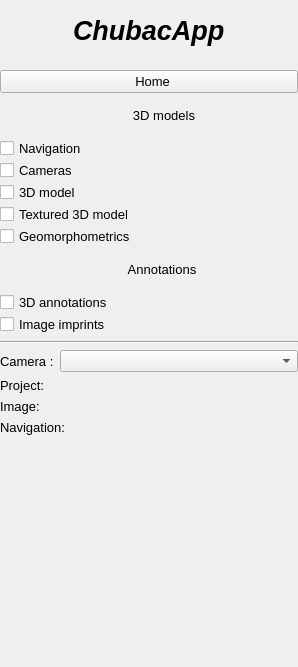
       <widget class="QWidget" name="scrollAreaWidgetContents">
        <property name="geometry">
         <rect>
          <x>0</x>
          <y>0</y>
          <width>298</width>
          <height>667</height>
         </rect>
        </property>
        <layout class="QGridLayout" name="gridLayout">
         <property name="leftMargin">
          <number>0</number>
         </property>
         <property name="topMargin">
          <number>0</number>
         </property>
         <property name="rightMargin">
          <number>0</number>
         </property>
         <property name="bottomMargin">
          <number>0</number>
         </property>
         <property name="spacing">
          <number>0</number>
         </property>
         <item row="0" column="0">
          <widget class="QWidget" name="logoWidget" native="true">
           <property name="minimumSize">
            <size>
             <width>0</width>
             <height>60</height>
            </size>
           </property>
           <layout class="QHBoxLayout" name="horizontalLayout">
            <property name="leftMargin">
             <number>0</number>
            </property>
            <property name="topMargin">
             <number>0</number>
            </property>
            <property name="rightMargin">
             <number>0</number>
            </property>
            <property name="bottomMargin">
             <number>0</number>
            </property>
            <item>
             <spacer name="horizontalSpacer">
              <property name="orientation">
               <enum>Qt::Horizontal</enum>
              </property>
              <property name="sizeHint" stdset="0">
               <size>
                <width>40</width>
                <height>20</height>
               </size>
              </property>
             </spacer>
            </item>
            <item>
             <widget class="QLabel" name="companyName">
              <property name="font">
               <font>
                <pointsize>20</pointsize>
                <weight>75</weight>
                <italic>true</italic>
                <bold>true</bold>
               </font>
              </property>
              <property name="text">
               <string>ChubacApp</string>
              </property>
             </widget>
            </item>
            <item>
             <spacer name="horizontalSpacer_2">
              <property name="orientation">
               <enum>Qt::Horizontal</enum>
              </property>
              <property name="sizeHint" stdset="0">
               <size>
                <width>40</width>
                <height>20</height>
               </size>
              </property>
             </spacer>
            </item>
           </layout>
          </widget>
         </item>
         <item row="1" column="0">
          <widget class="QWidget" name="menuWidget" native="true">
           <layout class="QVBoxLayout" name="verticalLayout_3">
            <property name="spacing">
             <number>6</number>
            </property>
            <property name="leftMargin">
             <number>0</number>
            </property>
            <property name="topMargin">
             <number>10</number>
            </property>
            <property name="rightMargin">
             <number>0</number>
            </property>
            <property name="bottomMargin">
             <number>10</number>
            </property>
            <item>
             <widget class="QWidget" name="homeWidget" native="true">
              <layout class="QHBoxLayout" name="horizontalLayout_2">
               <property name="spacing">
                <number>0</number>
               </property>
               <property name="leftMargin">
                <number>0</number>
               </property>
               <property name="topMargin">
                <number>0</number>
               </property>
               <property name="rightMargin">
                <number>0</number>
               </property>
               <property name="bottomMargin">
                <number>0</number>
               </property>
               <item>
                <widget class="QPushButton" name="pushButton">
                 <property name="font">
                  <font>
                   <pointsize>10</pointsize>
                  </font>
                 </property>
                 <property name="text">
                  <string>  Home</string>
                 </property>
                 <property name="icon">
                  <iconset>
                   <disabledon>:/icons/home-4-48.ico</disabledon>
                  </iconset>
                 </property>
                 <property name="checkable">
                  <bool>false</bool>
                 </property>
                 <property name="checked">
                  <bool>false</bool>
                 </property>
                 <property name="flat">
                  <bool>false</bool>
                 </property>
                </widget>
               </item>
              </layout>
             </widget>
            </item>
            <item>
             <widget class="QWidget" name="widget" native="true">
              <layout class="QHBoxLayout" name="horizontalLayout_3">
               <property name="spacing">
                <number>10</number>
               </property>
               <property name="leftMargin">
                <number>15</number>
               </property>
               <property name="topMargin">
                <number>5</number>
               </property>
               <property name="rightMargin">
                <number>15</number>
               </property>
               <property name="bottomMargin">
                <number>5</number>
               </property>
               <item>
                <widget class="QLabel" name="label_2">
                 <property name="minimumSize">
                  <size>
                   <width>20</width>
                   <height>20</height>
                  </size>
                 </property>
                 <property name="maximumSize">
                  <size>
                   <width>20</width>
                   <height>20</height>
                  </size>
                 </property>
                 <property name="text">
                  <string/>
                 </property>
                 <property name="pixmap">
                  <pixmap resource="icons/resource.qrc">:/icons/model_icon_48.ico</pixmap>
                 </property>
                 <property name="scaledContents">
                  <bool>true</bool>
                 </property>
                </widget>
               </item>
               <item>
                <widget class="QPushButton" name="pushButton_2">
                 <property name="font">
                  <font>
                   <pointsize>10</pointsize>
                  </font>
                 </property>
                 <property name="layoutDirection">
                  <enum>Qt::RightToLeft</enum>
                 </property>
                 <property name="text">
                  <string>3D models</string>
                 </property>
                 <property name="icon">
                  <iconset resource="icons/resource.qrc">
                   <normaloff>:/icons/arrow-29-48.ico</normaloff>
                   <normalon>:/icons/arrow-208-32.ico</normalon>:/icons/arrow-29-48.ico</iconset>
                 </property>
                 <property name="checkable">
                  <bool>true</bool>
                 </property>
                 <property name="flat">
                  <bool>true</bool>
                 </property>
                </widget>
               </item>
              </layout>
             </widget>
            </item>
            <item>
             <widget class="QWidget" name="modelWidget" native="true">
              <property name="enabled">
               <bool>true</bool>
              </property>
              <layout class="QVBoxLayout" name="verticalLayout">
               <property name="spacing">
                <number>1</number>
               </property>
               <property name="leftMargin">
                <number>0</number>
               </property>
               <property name="topMargin">
                <number>0</number>
               </property>
               <property name="rightMargin">
                <number>0</number>
               </property>
               <property name="bottomMargin">
                <number>0</number>
               </property>
               <item>
                <widget class="QCheckBox" name="NavLayer">
                 <property name="font">
                  <font>
                   <pointsize>10</pointsize>
                  </font>
                 </property>
                 <property name="text">
                  <string>Navigation</string>
                 </property>
                 <property name="icon">
                  <iconset resource="icons/resource.qrc">
                   <normaloff>:/icons/path.ico</normaloff>:/icons/path.ico</iconset>
                 </property>
                </widget>
               </item>
               <item>
                <widget class="QCheckBox" name="CameraLayer">
                 <property name="font">
                  <font>
                   <pointsize>10</pointsize>
                  </font>
                 </property>
                 <property name="text">
                  <string>Cameras</string>
                 </property>
                 <property name="icon">
                  <iconset resource="icons/resource.qrc">
                   <normaloff>:/icons/camera_48.ico</normaloff>:/icons/camera_48.ico</iconset>
                 </property>
                 <property name="checkable">
                  <bool>true</bool>
                 </property>
                </widget>
               </item>
               <item>
                <widget class="QCheckBox" name="ModelLayer">
                 <property name="font">
                  <font>
                   <pointsize>10</pointsize>
                  </font>
                 </property>
                 <property name="text">
                  <string>3D model</string>
                 </property>
                 <property name="icon">
                  <iconset resource="icons/resource.qrc">
                   <normaloff>:/icons/model_icon_48.ico</normaloff>:/icons/model_icon_48.ico</iconset>
                 </property>
                 <property name="checkable">
                  <bool>true</bool>
                 </property>
                </widget>
               </item>
               <item>
                <widget class="QCheckBox" name="TexturedModelLayer">
                 <property name="font">
                  <font>
                   <pointsize>10</pointsize>
                  </font>
                 </property>
                 <property name="text">
                  <string>Textured 3D model</string>
                 </property>
                 <property name="icon">
                  <iconset resource="icons/resource.qrc">
                   <normaloff>:/icons/img_48.ico</normaloff>:/icons/img_48.ico</iconset>
                 </property>
                 <property name="checkable">
                  <bool>true</bool>
                 </property>
                </widget>
               </item>
               <item>
                <widget class="QCheckBox" name="GeomLayer">
                 <property name="font">
                  <font>
                   <pointsize>10</pointsize>
                  </font>
                 </property>
                 <property name="text">
                  <string>Geomorphometrics</string>
                 </property>
                 <property name="icon">
                  <iconset resource="icons/resource.qrc">
                   <normaloff>:/icons/slope.ico</normaloff>:/icons/slope.ico</iconset>
                 </property>
                </widget>
               </item>
              </layout>
             </widget>
            </item>
            <item>
             <widget class="QWidget" name="widget_2" native="true">
              <layout class="QHBoxLayout" name="horizontalLayout_4">
               <property name="spacing">
                <number>10</number>
               </property>
               <property name="leftMargin">
                <number>15</number>
               </property>
               <property name="topMargin">
                <number>5</number>
               </property>
               <property name="rightMargin">
                <number>15</number>
               </property>
               <property name="bottomMargin">
                <number>5</number>
               </property>
               <item>
                <widget class="QLabel" name="label_3">
                 <property name="minimumSize">
                  <size>
                   <width>16</width>
                   <height>16</height>
                  </size>
                 </property>
                 <property name="maximumSize">
                  <size>
                   <width>16</width>
                   <height>16</height>
                  </size>
                 </property>
                 <property name="text">
                  <string/>
                 </property>
                 <property name="pixmap">
                  <pixmap resource="icons/resource.qrc">:/icons/reef_48.ico</pixmap>
                 </property>
                 <property name="scaledContents">
                  <bool>true</bool>
                 </property>
                </widget>
               </item>
               <item>
                <widget class="QPushButton" name="pushButton_5">
                 <property name="font">
                  <font>
                   <pointsize>10</pointsize>
                  </font>
                 </property>
                 <property name="layoutDirection">
                  <enum>Qt::RightToLeft</enum>
                 </property>
                 <property name="text">
                  <string>Annotations</string>
                 </property>
                 <property name="icon">
                  <iconset resource="icons/resource.qrc">
                   <normaloff>:/icons/arrow-29-48.ico</normaloff>
                   <normalon>:/icons/arrow-208-32.ico</normalon>:/icons/arrow-29-48.ico</iconset>
                 </property>
                 <property name="checkable">
                  <bool>true</bool>
                 </property>
                 <property name="flat">
                  <bool>true</bool>
                 </property>
                </widget>
               </item>
              </layout>
             </widget>
            </item>
            <item>
             <widget class="QWidget" name="socialWidget" native="true">
              <layout class="QVBoxLayout" name="verticalLayout_2">
               <property name="spacing">
                <number>1</number>
               </property>
               <property name="leftMargin">
                <number>0</number>
               </property>
               <property name="topMargin">
                <number>0</number>
               </property>
               <property name="rightMargin">
                <number>0</number>
               </property>
               <property name="bottomMargin">
                <number>0</number>
               </property>
               <item>
                <widget class="QCheckBox" name="AnnotationsLayer">
                 <property name="font">
                  <font>
                   <pointsize>10</pointsize>
                  </font>
                 </property>
                 <property name="text">
                  <string>3D annotations</string>
                 </property>
                 <property name="icon">
                  <iconset resource="icons/resource.qrc">
                   <normaloff>:/icons/reef_48.ico</normaloff>:/icons/reef_48.ico</iconset>
                 </property>
                 <property name="checkable">
                  <bool>true</bool>
                 </property>
                </widget>
               </item>
               <item>
                <widget class="QCheckBox" name="ImprintsLayer">
                 <property name="font">
                  <font>
                   <pointsize>10</pointsize>
                  </font>
                 </property>
                 <property name="text">
                  <string>Image imprints</string>
                 </property>
                 <property name="icon">
                  <iconset resource="icons/resource.qrc">
                   <normaloff>:/icons/img_48.ico</normaloff>:/icons/img_48.ico</iconset>
                 </property>
                 <property name="checkable">
                  <bool>true</bool>
                 </property>
                </widget>
               </item>
              </layout>
             </widget>
            </item>
            <item>
             <widget class="Line" name="line">
              <property name="orientation">
               <enum>Qt::Horizontal</enum>
              </property>
             </widget>
            </item>
            <item>
             <layout class="QHBoxLayout" name="horizontalLayout_5">
              <property name="topMargin">
               <number>0</number>
              </property>
              <item>
               <widget class="QLabel" name="label">
                <property name="sizePolicy">
                 <sizepolicy hsizetype="Minimum" vsizetype="Preferred">
                  <horstretch>0</horstretch>
                  <verstretch>0</verstretch>
                 </sizepolicy>
                </property>
                <property name="font">
                 <font>
                  <pointsize>10</pointsize>
                 </font>
                </property>
                <property name="text">
                 <string>Camera :</string>
                </property>
               </widget>
              </item>
              <item>
               <widget class="QComboBox" name="camera_cb">
                <property name="sizePolicy">
                 <sizepolicy hsizetype="Expanding" vsizetype="Fixed">
                  <horstretch>0</horstretch>
                  <verstretch>0</verstretch>
                 </sizepolicy>
                </property>
               </widget>
              </item>
             </layout>
            </item>
            <item>
             <layout class="QHBoxLayout" name="horizontalLayout_6">
              <property name="topMargin">
               <number>0</number>
              </property>
              <item>
               <widget class="QLabel" name="label_4">
                <property name="sizePolicy">
                 <sizepolicy hsizetype="Minimum" vsizetype="Preferred">
                  <horstretch>0</horstretch>
                  <verstretch>0</verstretch>
                 </sizepolicy>
                </property>
                <property name="font">
                 <font>
                  <pointsize>10</pointsize>
                 </font>
                </property>
                <property name="text">
                 <string>Project:</string>
                </property>
               </widget>
              </item>
              <item>
               <widget class="QLabel" name="project_label">
                <property name="sizePolicy">
                 <sizepolicy hsizetype="Expanding" vsizetype="Preferred">
                  <horstretch>0</horstretch>
                  <verstretch>0</verstretch>
                 </sizepolicy>
                </property>
                <property name="font">
                 <font>
                  <pointsize>10</pointsize>
                 </font>
                </property>
                <property name="text">
                 <string/>
                </property>
               </widget>
              </item>
             </layout>
            </item>
            <item>
             <layout class="QHBoxLayout" name="horizontalLayout_7">
              <property name="topMargin">
               <number>0</number>
              </property>
              <item>
               <widget class="QLabel" name="label_6">
                <property name="font">
                 <font>
                  <pointsize>10</pointsize>
                 </font>
                </property>
                <property name="text">
                 <string>Image:</string>
                </property>
               </widget>
              </item>
              <item>
               <widget class="QLabel" name="image_label">
                <property name="sizePolicy">
                 <sizepolicy hsizetype="Expanding" vsizetype="Preferred">
                  <horstretch>0</horstretch>
                  <verstretch>0</verstretch>
                 </sizepolicy>
                </property>
                <property name="font">
                 <font>
                  <pointsize>10</pointsize>
                 </font>
                </property>
                <property name="text">
                 <string/>
                </property>
               </widget>
              </item>
             </layout>
            </item>
            <item>
             <layout class="QHBoxLayout" name="horizontalLayout_8">
              <property name="topMargin">
               <number>0</number>
              </property>
              <item>
               <widget class="QLabel" name="label_8">
                <property name="font">
                 <font>
                  <pointsize>10</pointsize>
                 </font>
                </property>
                <property name="text">
                 <string>Navigation:</string>
                </property>
               </widget>
              </item>
              <item>
               <widget class="QLabel" name="nav_label">
                <property name="sizePolicy">
                 <sizepolicy hsizetype="Expanding" vsizetype="Preferred">
                  <horstretch>0</horstretch>
                  <verstretch>0</verstretch>
                 </sizepolicy>
                </property>
                <property name="font">
                 <font>
                  <pointsize>10</pointsize>
                 </font>
                </property>
                <property name="text">
                 <string/>
                </property>
               </widget>
              </item>
             </layout>
            </item>
            <item>
             <spacer name="verticalSpacer">
              <property name="orientation">
               <enum>Qt::Vertical</enum>
              </property>
              <property name="sizeHint" stdset="0">
               <size>
                <width>20</width>
                <height>40</height>
               </size>
              </property>
             </spacer>
            </item>
           </layout>
          </widget>
         </item>
        </layout>
       </widget>
